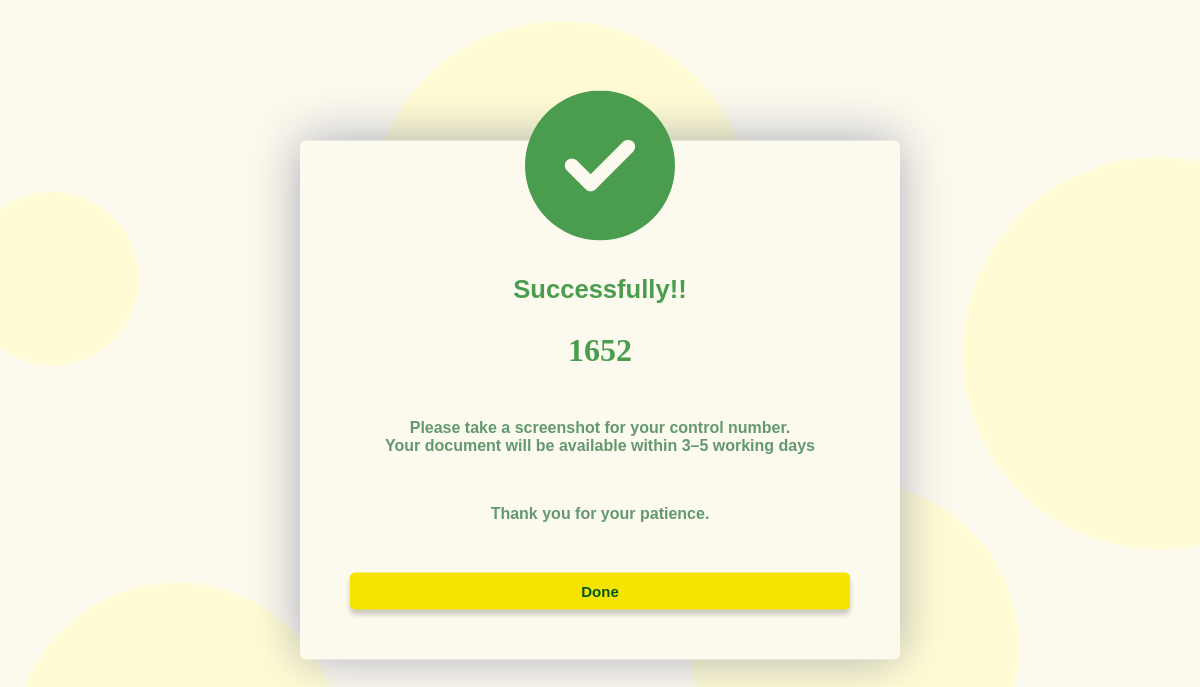
Page /user_login/user_panel/successful.php on the earlier database version.
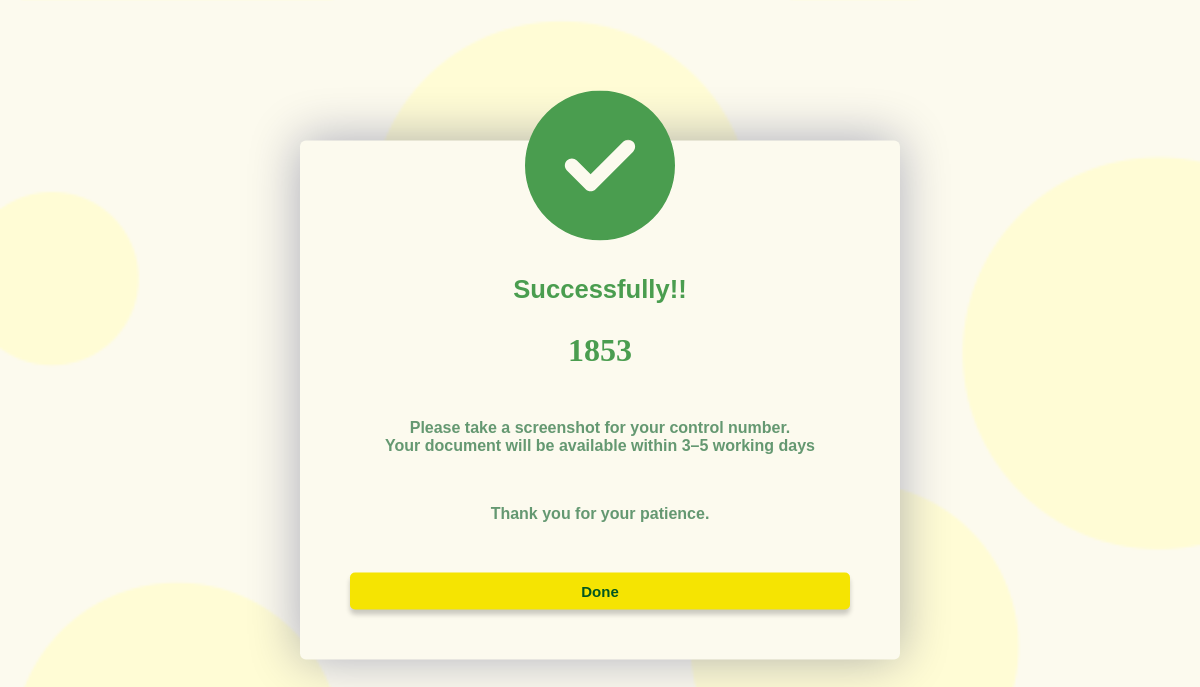
Same page on the later database version.
### tables this page shows
CREATE TABLE `user_account` (
  `firstname` varchar(200) NOT NULL,
  `middlename` varchar(200) NOT NULL,
  `lastname` varchar(200) NOT NULL,
  `username` varchar(200) NOT NULL,
  `password` varchar(200) NOT NULL,
  `gender` varchar(200) NOT NULL,
  `age` int(11) NOT NULL,
  `birthday` date NOT NULL,
  `date_registered` date NOT NULL,
  `house_no` varchar(200) NOT NULL,
  `sitio_pook` varchar(200) NOT NULL,
  `contact_no` varchar(200) NOT NULL,
  `profile` varchar(200) NOT NULL,
  `user_id` int(11) NOT NULL
);

CREATE TABLE `barangay_request` (
  `firstname` varchar(200) NOT NULL,
  `middlename` varchar(200) NOT NULL,
  `lastname` varchar(200) NOT NULL,
  `age` int(200) NOT NULL,
  `request_document` varchar(200) NOT NULL,
  `house_number` varchar(200) NOT NULL,
  `sitio_pook` varchar(200) NOT NULL,
  `birthday` date NOT NULL,
  `place_of_birth` varchar(200) NOT NULL,
  `contact_no` varchar(200) NOT NULL,
  `contact_person` varchar(200) NOT NULL,
  `contact_no_contact_person` varchar(200) NOT NULL,
  `live_since_year` varchar(200) NOT NULL,
  `purpose` varchar(200) NOT NULL,
  `status` int(200) NOT NULL,
  `gender` varchar(200) NOT NULL,
  `date_request` date NOT NULL,
  `profile` varchar(200) NOT NULL,
  `user_id` int(11) NOT NULL,
  `id` int(11) NOT NULL
);

### user_login/user_panel/successful.php (the view, shortened to what this page needs)
<?php
     require('../../database/conn_db.php');
     $sql = "SELECT * FROM user_account as u LEFT JOIN barangay_request as r ON u.user_id = r.user_id ORDER BY r.id DESC ";
     $result = mysqli_query($conn, $sql);
     if (mysqli_num_rows($result) > 0){
        $row = mysqli_fetch_array($result);
     }
?>
<!DOCTYPE html>
<html lang="en">
<head>
    <link rel = "stylesheet" href = "style_user/style_succ.css.css">
    <link rel="stylesheet" href="https://cdnjs.cloudflare.com/ajax/libs/font-awesome/6.5.1/css/all.min.css" />
</head>
</head>
<body >
    <div class = "container">
    <div class = "popup" id = "popup">
        <h2>Successfully!!</h2>
        <br>
        <h1><?php  echo $row['user_id'] . $row['id']  ;?></h1>
        <p>Please take a screenshot for your control number. <br> Your document will be available within 3–5 working days</p>
        <p>Thank you for your patience.</p>
        <button type = "button" class = "btn" onclick = "closepopup()">Done</button>
    </div>
    </div>
</body>
</html>

Differences in the rows shown:
removed user_account: barangay_request.user_id "16", barangay_request.id "52"
added barangay_request: user "18", id "53"
